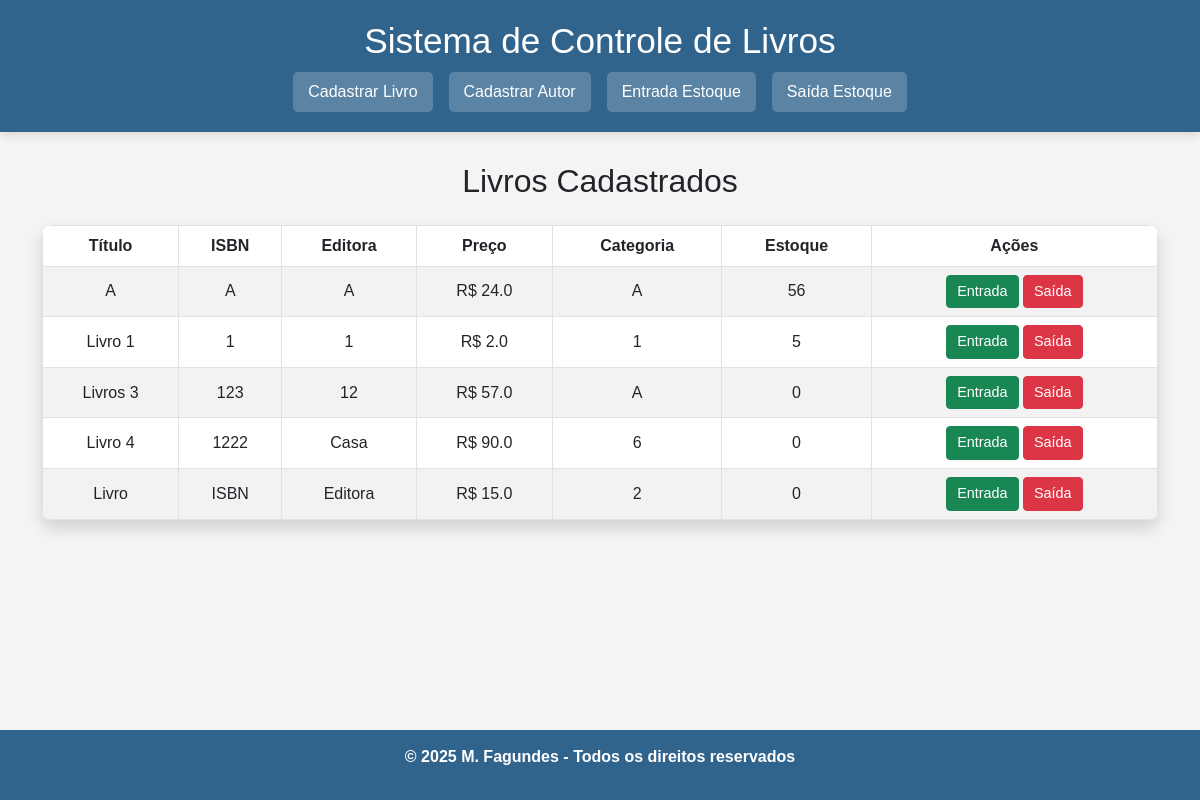
The page / on the database its author committed.
### tables this page shows
CREATE TABLE livros (
            id INTEGER PRIMARY KEY AUTOINCREMENT,
            titulo TEXT NOT NULL,
            isbn TEXT NOT NULL UNIQUE,
            edicao TEXT NOT NULL,
            editora TEXT NOT NULL,
            ano_publicacao INTEGER NOT NULL,
            preco_capa REAL NOT NULL,
            categoria TEXT NOT NULL
        );

### app.py (the view)
@app.route('/')
def index():
    conn = get_db()
    c = conn.cursor()
    c.execute("""
        SELECT l.id, l.titulo, l.isbn, l.editora, l.preco_capa, l.categoria,
               COALESCE(SUM(e.quantidade), 0) AS estoque
        FROM livros l
        LEFT JOIN estoque e ON l.id = e.livro_id
        GROUP BY l.id
    """)
    livros = c.fetchall()
    conn.close()
    return render_template('index.html', livros=livros)

### app.py (called while the page is built)
def get_db():
    conn = sqlite3.connect('estoque.db')
    conn.row_factory = sqlite3.Row
    return conn

### templates/index.html (shortened to what this page needs)
<!DOCTYPE html>
<html lang="pt-BR">
<head>
    <link href="https://cdn.jsdelivr.net/npm/bootstrap@5.3.0/dist/css/bootstrap.min.css" rel="stylesheet">
</head>
<body>
    <header>
        <h1>Sistema de Controle de Livros</h1>
        <nav class="d-flex justify-content-center gap-3">
            <a href="{{ url_for('add_livro') }}" class="nav-link">Cadastrar Livro</a>
            <a href="{{ url_for('add_autor') }}" class="nav-link">Cadastrar Autor</a>
            <a href="{{ url_for('entrada_estoque', livro_id=1) }}" class="nav-link">Entrada Estoque</a>
            <a href="{{ url_for('saida_estoque', livro_id=1) }}" class="nav-link">Saída Estoque</a>
        </nav>
    </header>
    <div class="container">
        <h2 class="text-center mb-4">Livros Cadastrados</h2>
        <table class="table table-striped table-bordered shadow">
            <thead>
                <tr>
                    <th>Título</th>
                    <th>ISBN</th>
                    <th>Editora</th>
                    <th>Preço</th>
                    <th>Categoria</th>
                    <th>Estoque</th>
                    <th>Ações</th>
                </tr>
            </thead>
            <tbody>
                {% for livro in livros %}
                    <tr>
                        <td>{{ livro['titulo'] }}</td>
                        <td>{{ livro['isbn'] }}</td>
                        <td>{{ livro['editora'] }}</td>
                        <td>R$ {{ livro['preco_capa'] }}</td>
                        <td>{{ livro['categoria'] }}</td>
                        <td>{{ livro['estoque'] }}</td>
                        <td>
                            <a href="{{ url_for('entrada_estoque', livro_id=livro['id']) }}" class="btn btn-success btn-sm">Entrada</a>
                            <a href="{{ url_for('saida_estoque', livro_id=livro['id']) }}" class="btn btn-danger btn-sm">Saída</a>
                        </td>
                    </tr>
                {% endfor %}
            </tbody>
        </table>
    </div>
    <footer>
        <p>&copy; 2025 M. Fagundes - Todos os direitos reservados</p>
    </footer>
</body>
</html>

### templates/index.html (style rules this page uses)
body { background-color: #f4f4f4; font-family: Arial, sans-serif; display: flex; flex-direction: column; min-height: 100vh; }
header { background-color: #31648d; color: white; padding: 20px 0; text-align: center; box-shadow: 0px 4px 10px rgba(0, 0, 0, 0.1); }
header h1 { font-size: 2.2rem; margin-bottom: 10px; }
nav { margin-top: 10px; }
nav .nav-link { font-size: 1rem; color: white; background-color: rgba(255, 255, 255, 0.2); padding: 8px 15px; border-radius: 5px; transition: background 0.3s; }
.container { flex: 1; margin-top: 30px; }
table { background-color: white; border-radius: 10px; overflow: hidden; }
table th { background-color: #6cb2eb; color: white; text-align: center; }
table td { text-align: center; vertical-align: middle; }
.btn-sm { padding: 5px 10px; font-size: 0.9rem; }
footer { position: fixed; bottom: 0; width: 100%; text-align: center; padding: 15px 0; background-color: #31648d; color: white; font-weight: bold; }

### rows shown on the page
livros: titulo "A", isbn "A", editora "A", preco_capa "24.0", categoria "A", estoque "56"
livros: titulo "Livro 1", isbn "1", editora "1", preco_capa "2.0", categoria "1", estoque "5"
livros: titulo "Livros 3", isbn "123", editora "12", preco_capa "57.0", categoria "A", estoque "0"
livros: titulo "Livro 4", isbn "1222", editora "Casa", preco_capa "90.0", categoria "6", estoque "0"
livros: titulo "Livro", isbn "ISBN", editora "Editora", preco_capa "15.0", categoria "2", estoque "0"
